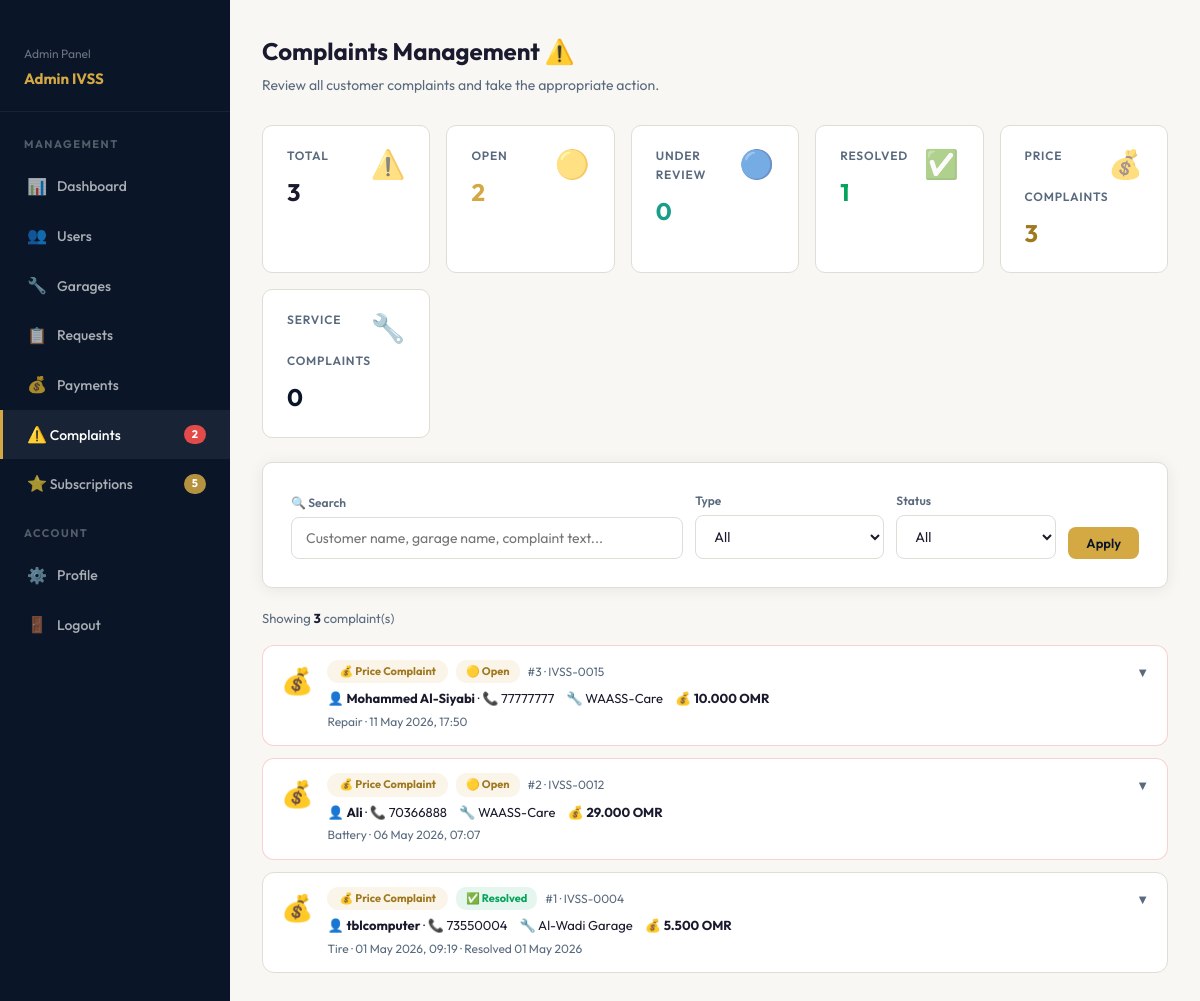
/admin/complaints.php (signed in), run on the app's committed database.
### tables this page shows
CREATE TABLE IF NOT EXISTS `complaints` (
  `complaint_id` int NOT NULL AUTO_INCREMENT,
  `request_id` int NOT NULL,
  `user_id` int NOT NULL,
  `garage_id` int NOT NULL,
  `type` enum('price','service') NOT NULL COMMENT 'price = too expensive | service = bad quality',
  `message` text NOT NULL,
  `status` enum('open','reviewed','resolved','dismissed') DEFAULT 'open',
  `admin_note` text COMMENT 'Admin reply / action note',
  `garage_note` text COMMENT 'Garage response',
  `resolved_at` timestamp NULL DEFAULT NULL,
  `created_at` timestamp NULL DEFAULT CURRENT_TIMESTAMP,
  PRIMARY KEY (`complaint_id`),
  KEY `request_id` (`request_id`),
  KEY `idx_garage` (`garage_id`),
  KEY `idx_user` (`user_id`),
  KEY `idx_status` (`status`),
  KEY `idx_type` (`type`)
);

CREATE TABLE IF NOT EXISTS `users` (
  `user_id` int NOT NULL AUTO_INCREMENT,
  `full_name` varchar(150) NOT NULL,
  `email` varchar(150) NOT NULL,
  `phone` int UNSIGNED NOT NULL,
  `password` varchar(255) NOT NULL,
  `language` enum('en','ar') DEFAULT 'en',
  `is_active` tinyint(1) DEFAULT '1',
  `created_at` timestamp NULL DEFAULT CURRENT_TIMESTAMP,
  PRIMARY KEY (`user_id`),
  UNIQUE KEY `email` (`email`)
);

CREATE TABLE IF NOT EXISTS `garages` (
  `garage_id` int NOT NULL AUTO_INCREMENT,
  `owner_name` varchar(150) NOT NULL,
  `garage_name` varchar(200) NOT NULL,
  `email` varchar(150) NOT NULL,
  `phone` int UNSIGNED NOT NULL,
  `password` varchar(255) NOT NULL,
  `location` varchar(255) NOT NULL,
  `latitude` decimal(10,7) DEFAULT NULL,
  `longitude` decimal(10,7) DEFAULT NULL,
  `services` text COMMENT 'Comma-separated list of offered services',
  `is_active` tinyint(1) DEFAULT '1',
  `rating` decimal(3,2) DEFAULT '0.00',
  `created_at` timestamp NULL DEFAULT CURRENT_TIMESTAMP,
  PRIMARY KEY (`garage_id`),
  UNIQUE KEY `email` (`email`)
);

CREATE TABLE IF NOT EXISTS `service_requests` (
  `request_id` int NOT NULL AUTO_INCREMENT,
  `user_id` int NOT NULL,
  `garage_id` int DEFAULT NULL,
  `service_type` enum('towing','battery','tire','fuel','lockout','repair','other') NOT NULL,
  `vehicle_type` enum('sedan','suv','pickup','van','motorcycle','other') NOT NULL,
  `location_desc` varchar(300) NOT NULL,
  `notes` text,
  `price` decimal(10,3) DEFAULT NULL COMMENT 'Price set by garage before completing',
  `price_set_at` timestamp NULL DEFAULT NULL COMMENT 'When the garage set the price',
  `status` enum('pending','accepted','in_progress','completed','cancelled') DEFAULT 'pending',
  `created_at` timestamp NULL DEFAULT CURRENT_TIMESTAMP,
  `updated_at` timestamp NULL DEFAULT CURRENT_TIMESTAMP ON UPDATE CURRENT_TIMESTAMP,
  PRIMARY KEY (`request_id`),
  KEY `user_id` (`user_id`),
  KEY `garage_id` (`garage_id`)
);

### includes/config.php (called while the page is built, shortened)
<?php
function sanitize($input)
{
    return htmlspecialchars(strip_tags(trim($input)), ENT_QUOTES, 'UTF-8');
}

### admin/complaints.php (the view, shortened to what this page needs)
<?php
require_once __DIR__ . '/../includes/config.php';
$db = getDB();
$search       = sanitize($_GET['search'] ?? '');
$sql = "SELECT c.*,
               u.full_name   AS user_name, u.phone AS user_phone,
               g.garage_name,
               r.service_type, r.vehicle_type, r.location_desc,
               r.price, r.status AS req_status
        FROM complaints c
        JOIN users u   ON c.user_id   = u.user_id
        JOIN garages g ON c.garage_id = g.garage_id
        JOIN service_requests r ON c.request_id = r.request_id
        WHERE 1";
$params = [];
$sql .= " ORDER BY FIELD(c.status,'open','reviewed','resolved','dismissed'), c.created_at DESC";
$stmt = $db->prepare($sql);
$stmt->execute($params);
$complaints = $stmt->fetchAll();
$counts = [];
foreach ($db->query("SELECT status, COUNT(*) AS n FROM complaints GROUP BY status") as $r)
    $counts[$r['status']] = $r['n'];
$countPrice   = $db->query("SELECT COUNT(*) FROM complaints WHERE type='price'")->fetchColumn();
$countService = $db->query("SELECT COUNT(*) FROM complaints WHERE type='service'")->fetchColumn();
include __DIR__ . '/admin_header.php';
?>
<div class="dash-layout">
  <?php include __DIR__ . '/admin_sidebar.php'; ?>
  <div class="dash-content">
    <div class="dash-header">
      <div>
        <div class="dash-title">Complaints Management ⚠️</div>
        <div class="dash-sub">Review all customer complaints and take the appropriate action.</div>
      </div>
    </div>
    <div class="metric-grid" style="grid-template-columns:repeat(auto-fit,minmax(140px,1fr));margin-bottom:24px;">
      <?php
      $allCounts = array_sum($counts);
      foreach ([
        ['⚠️', 'Total',      $allCounts,            'var(--text)'],
        ['🟡', 'Open',        $counts['open']    ?? 0,'var(--warning)'],
        ['🔵', 'Under Review',  $counts['reviewed'] ?? 0,'var(--teal)'],
        ['✅', 'Resolved',         $counts['resolved'] ?? 0,'#06a35a'],
        ['💰', 'Price Complaints',   $countPrice,            '#a07820'],
        ['🔧', 'Service Complaints',  $countService,          'var(--navy)'],
      ] as [$icon,$label,$val,$color]): ?>
      <div class="metric-card">
        <div class="metric-icon"><?= $icon ?></div>
        <div class="metric-label"><?= $label ?></div>
        <div class="metric-value" style="color:<?= $color ?>;font-size:24px;"><?= $val ?></div>
      </div>
      <?php endforeach; ?>
    </div>
    <div class="card" style="margin-bottom:20px;">
      <form method="GET" style="display:flex;gap:12px;flex-wrap:wrap;align-items:flex-end;">
        <div class="form-group" style="flex:1;min-width:180px;margin:0;">
          <label style="font-size:12px;color:var(--muted);font-weight:600;display:block;margin-bottom:5px;">🔍 Search</label>
          <input type="text" name="search" class="form-control"
                 placeholder="Customer name, garage name, complaint text..."
                 value="<?= htmlspecialchars($search) ?>">
        </div>
        <div class="form-group" style="min-width:140px;margin:0;">
          <label style="font-size:12px;color:var(--muted);font-weight:600;display:block;margin-bottom:5px;">Type</label>
          <select name="type" class="form-control">
            <option value="">All</option>
          </select>
        </div>
        <div class="form-group" style="min-width:160px;margin:0;">
          <label style="font-size:12px;color:var(--muted);font-weight:600;display:block;margin-bottom:5px;">Status</label>
          <select name="status" class="form-control">
            <option value="">All</option>
          </select>
        </div>
        <div style="display:flex;gap:8px;align-items:flex-end;">
          <button type="submit" class="btn btn-primary btn-sm">Apply</button>
        </div>
      </form>
    </div>
    <div style="font-size:13px;color:var(--muted);margin-bottom:16px;">
      Showing <strong style="color:var(--text);"><?= count($complaints) ?></strong> complaint(s)
    </div>
    <?php if (empty($complaints)): ?>
    <div class="card" style="text-align:center;padding:64px;color:var(--muted);">
      <div style="font-size:56px;margin-bottom:16px;">✅</div>
      <div style="font-size:18px;font-weight:700;margin-bottom:8px;">No Complaints Found</div>
      <p>No Complaints Found match your search criteria.</p>
    </div>
    <?php else: ?>
    <div style="display:flex;flex-direction:column;gap:12px;">
      <?php foreach ($complaints as $c): ?>
      <div style="background:var(--white);border:1.5px solid <?= $c['status']==='open'?'rgba(226,75,74,0.25)':'var(--border)' ?>;border-radius:12px;overflow:hidden;">
        <div style="padding:14px 18px;display:flex;gap:14px;align-items:flex-start;flex-wrap:wrap;cursor:pointer;"
             onclick="toggleAdminCard(<?= $c['complaint_id'] ?>)">
          <div style="font-size:26px;flex-shrink:0;"><?= $c['type']==='price'?'💰':'🔧' ?></div>
          <div style="flex:1;min-width:200px;">
            <div style="display:flex;align-items:center;gap:8px;flex-wrap:wrap;margin-bottom:5px;">
              <span class="c-type-badge c-type-<?= $c['type'] ?>">
                <?= $c['type']==='price'?'💰 Price Complaint':'🔧 Service Complaint' ?>
              </span>
              <span class="c-status-badge c-status-<?= $c['status'] ?>">
                <?= ['open'=>'🟡 Open','reviewed'=>'🔵 Under Review','resolved'=>'✅ Resolved','dismissed'=>'⛔ Dismissed'][$c['status']] ?>
              </span>
              <span style="font-size:12px;color:var(--muted);">
                #<?= $c['complaint_id'] ?> · IVSS-<?= str_pad($c['request_id'],4,'0',STR_PAD_LEFT) ?>
              </span>
            </div>
            <div style="font-size:13px;display:flex;gap:12px;flex-wrap:wrap;">
              <span>👤 <strong><?= htmlspecialchars($c['user_name']) ?></strong> · 📞 <?= htmlspecialchars($c['user_phone']) ?></span>
              <span>🔧 <?= htmlspecialchars($c['garage_name']) ?></span>
              <?php if ($c['price']): ?>
              <span>💰 <strong><?= number_format($c['price'],3) ?> OMR</strong></span>
              <?php endif; ?>
            </div>
            <div style="font-size:12px;color:var(--muted);margin-top:3px;">
              <?= ucfirst($c['service_type']) ?> · <?= date('d M Y, H:i', strtotime($c['created_at'])) ?>
              <?php if ($c['resolved_at']): ?>
              · Resolved <?= date('d M Y', strtotime($c['resolved_at'])) ?>
              <?php endif; ?>
            </div>
          </div>
          <div style="flex-shrink:0;font-size:13px;color:var(--muted);padding-top:2px;" id="admarrow-<?= $c['complaint_id'] ?>">▼</div>
        </div>
      </div>
      <?php endforeach; ?>
    </div>
    <?php endif; ?>
  </div>
</div>
<?php include __DIR__ . '/admin_footer.php'; ?>

### css/style.css (style rules this page uses)
*, *::before, *::after { margin: 0; padding: 0; box-sizing: border-box; }
:root { --navy: #0a1628; --navy2: #0d1f3c; --navy3: #112240; --gold: #d4a843; --gold2: #f0c060; --teal: #1a9e8a; --teal2: #22c4ab; --bg: #f8f7f3; --white: #ffffff; --text: #1a1a2e; --muted: #5a6a7e; --border: #e0ddd5; --danger: #e24b4a; --success: #1a9e8a; --warning: #d4a843; --radius: 10px; --shadow: 0 2px 16px rgba(0,0,0,0.07); }
html { scroll-behavior: smooth; }
body { font-family: 'Outfit', 'Tajawal', sans-serif; background: var(--bg); color: var(--text); line-height: 1.6; }
.card { background: var(--white); border: 1px solid var(--border); border-radius: var(--radius); padding: 28px; box-shadow: var(--shadow); }
.btn { display: inline-block; padding: 12px 28px; border-radius: 8px; font-size: 15px; font-weight: 600; text-decoration: none; cursor: pointer; border: none; font-family: inherit; transition: all 0.2s; text-align: center; }
.btn-primary { background: var(--gold); color: var(--navy); }
.btn-sm { padding: 8px 18px; font-size: 13px; }
.form-group { margin-bottom: 20px; }
.form-group label { display: block; font-size: 13px; font-weight: 600; color: var(--text); margin-bottom: 7px; }
.form-control { width: 100%; padding: 11px 14px; border: 1.5px solid var(--border); border-radius: 8px; font-size: 14px; font-family: inherit; color: var(--text); background: var(--white); transition: border-color 0.2s; outline: none; }
.dash-layout { display: flex; min-height: calc(100vh - 64px); }
.dash-content { flex: 1; padding: 32px; overflow-y: auto; }
.dash-header { display: flex; align-items: center; justify-content: space-between; margin-bottom: 28px; }
.dash-title { font-size: 24px; font-weight: 700; }
.dash-sub { font-size: 14px; color: var(--muted); margin-top: 4px; }
.metric-grid { display: grid; grid-template-columns: repeat(auto-fit, minmax(180px, 1fr)); gap: 16px; margin-bottom: 28px; }
.metric-card { background: var(--white); border: 1px solid var(--border); border-radius: var(--radius); padding: 20px 24px; }
.metric-label { font-size: 12px; font-weight: 600; color: var(--muted); text-transform: uppercase; letter-spacing: 0.8px; margin-bottom: 8px; }
.metric-value { font-size: 32px; font-weight: 700; color: var(--text); }
.metric-icon { font-size: 28px; float: right; margin-top: -4px; opacity: 0.6; }

### admin/complaints.php (style rules this page uses)
.c-type-badge { padding:3px 12px;border-radius:20px;font-size:11px;font-weight:700;display:inline-flex;align-items:center;gap:4px; }
.c-type-price { background:rgba(212,168,67,0.12);color:#a07820; }
.c-status-badge { padding:3px 10px;border-radius:10px;font-size:11px;font-weight:700; }
.c-status-open { background:rgba(212,168,67,0.12);color:#a07820; }
.c-status-resolved { background:rgba(6,163,90,0.1);color:#06a35a; }

### data on the page
complaints: type "💰 Price Complaint", status "🟡 Open", complaint_id "3", request "0015", user.full_name "Mohammed Al-Siyabi", user.phone "77777777", garage.garage_name "WAASS-Care", request.price "10.000", request.service_type "Repair", created_at "11 May 2026, 17:50"
complaints: type "💰 Price Complaint", status "🟡 Open", complaint_id "2", request "0012", user.full_name "Ali", user.phone "70366888", garage.garage_name "WAASS-Care", request.price "29.000", request.service_type "Battery", created_at "06 May 2026, 07:07"
complaints: type "💰 Price Complaint", status "✅ Resolved", complaint_id "1", request "0004", user.full_name "tblcomputer", user.phone "73550004", garage.garage_name "Al-Wadi Garage", request.price "5.500", request.service_type "Tire", created_at "01 May 2026, 09:19", resolved_at "01 May 2026"

### other printed values
$_SESSION['admin_name'] "Admin IVSS"
$_openComplaints "2"
$_unsubCount "5"
$icon "⚠️"
$label "TOTAL"
$val "3"
$icon "🟡"
$label "OPEN"
$val "2"
$icon "🔵"
$label "UNDER REVIEW"
$val "0"
$icon "✅"
$label "RESOLVED"
$val "1"
